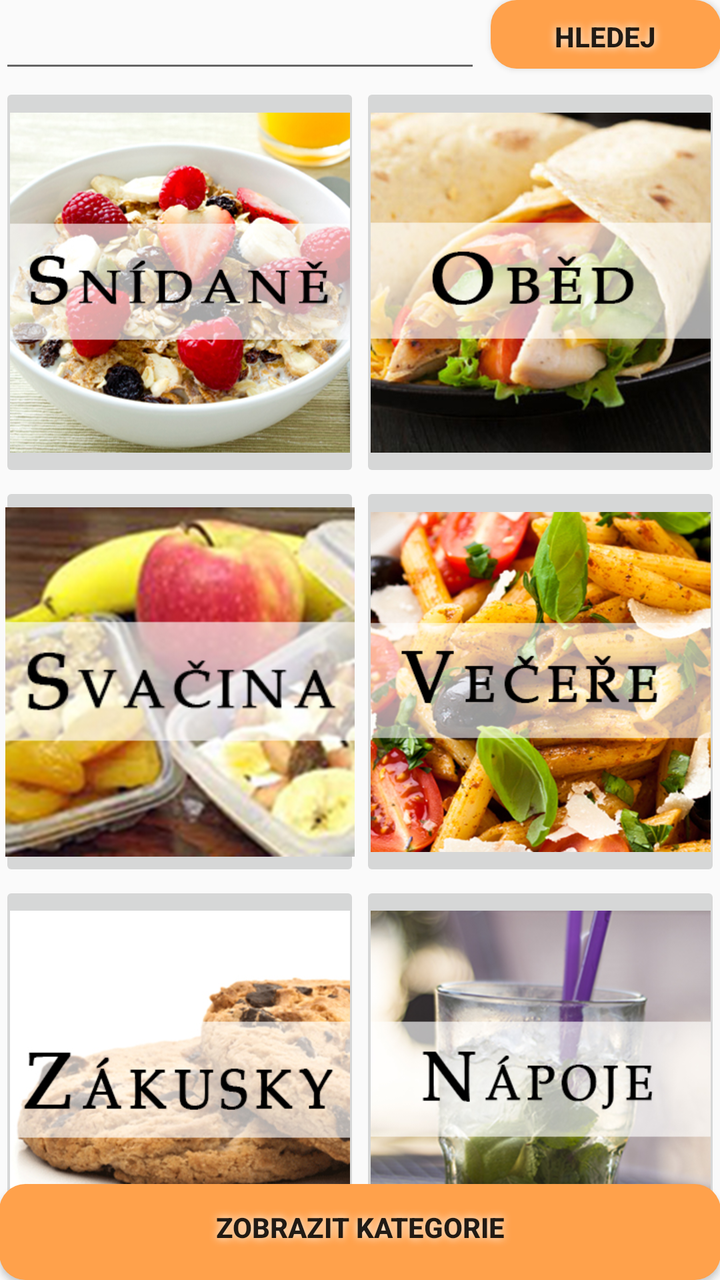
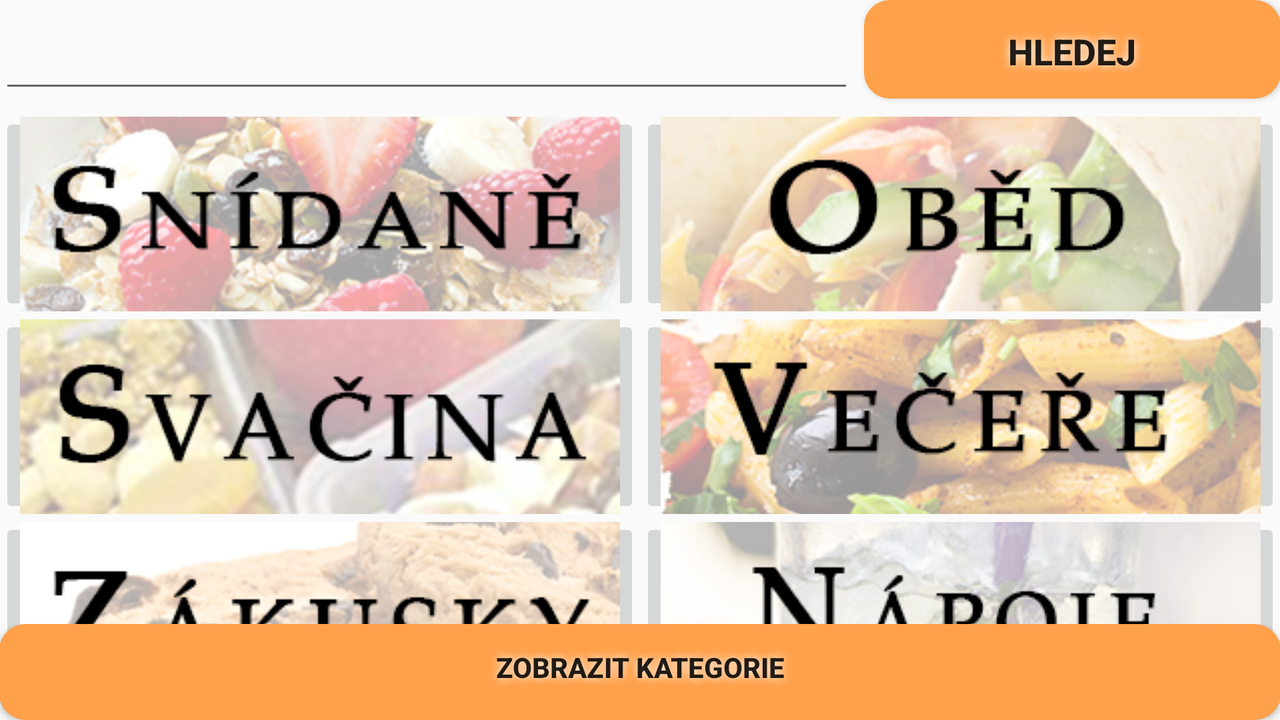

An Android layout and its configuration variant, each rendered on a device that would load it. The default file and the variant file are quoted in full after the pictures.
<!-- AndroidManifest.xml: application theme AppTheme -->
<!-- res/layout/activity_main.xml -->
<RelativeLayout xmlns:android="http://schemas.android.com/apk/res/android"
    xmlns:tools="http://schemas.android.com/tools" android:layout_width="fill_parent"
    android:layout_height="fill_parent" android:paddingLeft="@dimen/activity_horizontal_margin"
    android:paddingRight="@dimen/activity_horizontal_margin"
    android:paddingTop="@dimen/activity_vertical_margin"
    android:paddingBottom="@dimen/activity_vertical_margin" tools:context=".MainActivity"
    android:id="@+id/mainLayout">

    <LinearLayout
        android:orientation="horizontal"
        android:layout_width="fill_parent"
        android:layout_height="wrap_content"
        android:id="@+id/hledejLL">

        <EditText
            android:layout_width="fill_parent"
            android:layout_height="wrap_content"
            android:id="@+id/hledejEditText"
            android:layout_row="0"
            android:layout_column="0"
            android:layout_columnSpan="3"
            android:layout_weight="1" />

        <Button
            style="?android:attr/buttonStyleSmall"
            android:layout_width="fill_parent"
            android:layout_height="fill_parent"
            android:text="Hledej"
            android:id="@+id/hledejButton"
            android:layout_row="0"
            android:layout_column="3"
            android:layout_gravity="right"
            android:background="@drawable/btn_style"
            android:shadowColor="#FFFFFF"
            android:shadowDx="0"
            android:shadowDy="0"
            android:shadowRadius="10"
            android:textStyle="bold"
            android:paddingLeft="10dp"
            android:paddingRight="10dp"
            android:layout_weight="2"
            android:layout_marginBottom="7dp"
            android:paddingTop="2dp"
            android:layout_marginLeft="5dp" />
    </LinearLayout>

    <LinearLayout
    android:orientation="vertical"
    android:layout_width="fill_parent"
    android:layout_height="wrap_content"
    android:id="@+id/vyhledaneReceptyLL"
    android:layout_below="@+id/hledejLL"
    >

</LinearLayout>

    <LinearLayout
        android:orientation="horizontal"
        android:layout_width="fill_parent"
        android:layout_height="fill_parent"
        android:layout_below="@+id/vyhledaneReceptyLL"
        android:layout_alignParentStart="true"
        android:id="@+id/kategorieLL">

        <LinearLayout
            android:orientation="vertical"
            android:layout_width="fill_parent"
            android:layout_height="fill_parent"
            android:layout_weight="1">

            <ImageButton
                android:layout_width="fill_parent"
                android:layout_height="fill_parent"
                android:id="@+id/snidane"
                android:layout_row="1"
                android:layout_column="0"
                android:layout_rowSpan="1"
                android:layout_columnSpan="2"
                android:src="@drawable/breakfast"
                android:clickable="true"
                android:cropToPadding="true"
                android:padding="2dp"
                android:layout_weight="1"
                android:maxHeight="175dp" />

            <ImageButton
                android:layout_width="fill_parent"
                android:layout_height="fill_parent"
                android:id="@+id/svacina"
                android:layout_row="2"
                android:layout_column="0"
                android:src="@drawable/snack"
                android:clickable="true"
                android:padding="2dp"
                android:cropToPadding="true"
                android:layout_columnSpan="2"
                android:layout_weight="1" />

            <ImageButton
                android:layout_width="fill_parent"
                android:layout_height="fill_parent"
                android:id="@+id/zakusky"
                android:layout_row="3"
                android:layout_column="0"
                android:src="@drawable/cookies"
                android:clickable="true"
                android:padding="2dp"
                android:cropToPadding="true"
                android:layout_columnSpan="2"
                android:layout_weight="1" />

        </LinearLayout>

        <LinearLayout
            android:orientation="vertical"
            android:layout_width="fill_parent"
            android:layout_height="fill_parent"
            android:layout_weight="1">

            <ImageButton
                android:layout_width="fill_parent"
                android:layout_height="fill_parent"
                android:id="@+id/obed"
                android:layout_row="1"
                android:layout_column="2"
                android:src="@drawable/lunch"
                android:clickable="true"
                android:padding="2dp"
                android:cropToPadding="true"
                android:layout_columnSpan="2"
                android:layout_weight="1" />

            <ImageButton
                android:layout_width="fill_parent"
                android:layout_height="fill_parent"
                android:id="@+id/vecere"
                android:layout_row="2"
                android:layout_column="2"
                android:src="@drawable/dinner"
                android:clickable="true"
                android:padding="2dp"
                android:cropToPadding="true"
                android:layout_columnSpan="2"
                android:layout_weight="1" />

            <ImageButton
                android:layout_width="fill_parent"
                android:layout_height="fill_parent"
                android:id="@+id/napoje"
                android:layout_row="3"
                android:layout_column="2"
                android:src="@drawable/drink"
                android:clickable="true"
                android:padding="2dp"
                android:cropToPadding="true"
                android:layout_columnSpan="2"
                android:layout_weight="1" />
        </LinearLayout>

    </LinearLayout>

    <LinearLayout
        android:orientation="vertical"
        android:layout_width="match_parent"
        android:layout_height="wrap_content"
        android:layout_gravity="bottom|right"
        android:gravity="bottom|right"
        android:layout_alignParentBottom="true"
        android:layout_alignParentEnd="true"
        android:id="@+id/zobrazitKategorieLL"
        >

        <Button
            android:layout_width="fill_parent"
            android:layout_height="wrap_content"
            android:text="Zobrazit kategorie"
            android:id="@+id/zobrazitKategorieButton"
            android:background="@drawable/btn_style"
            android:shadowColor="#FFFFFF"
            android:shadowDx="0"
            android:shadowDy="0"
            android:shadowRadius="10"
            android:textStyle="bold"
            android:paddingBottom="5dp" />
    </LinearLayout>

</RelativeLayout>
<!-- resources referenced by this layout -->
<resources>
  <!-- drawable breakfast: jpg bitmap (drawable-hdpi, 118401 bytes) -->
  <!-- drawable btn_style (drawable-mdpi) -->
  <?xml version="1.0" encoding="utf-8"?>
  <shape xmlns:android="http://schemas.android.com/apk/res/android" android:shape="rectangle" >
      <corners
          android:radius="13dp"
          />
      <solid
          android:color="@color/orange"
          />
      
  </shape>
  <!-- drawable cookies: jpg bitmap (drawable-hdpi, 74380 bytes) -->
  <!-- drawable dinner: jpg bitmap (drawable-hdpi, 138843 bytes) -->
  <!-- drawable drink: jpg bitmap (drawable-hdpi, 75430 bytes) -->
  <!-- drawable lunch: jpg bitmap (drawable-hdpi, 89502 bytes) -->
  <!-- drawable snack: jpg bitmap (drawable-hdpi, 77611 bytes) -->
  <!-- from res/values-v21/ -->
  <style name="AppTheme" parent="android:Theme.Material.Light">
          <item name="android:actionBarStyle">@style/MyActionBarStyle</item>
      </style>
  <color name="orange">#ffa14b</color>
  <!-- from res/values-v21/ -->
  <style name="MyActionBarStyle" parent="android:Widget.Material.Light.ActionBar">
          <item name="android:background">@color/orange</item>
          <item name="android:titleTextStyle">@style/textStyle</item>
      </style>
  <!-- from res/values-v21/ -->
  <style name="textStyle" parent="android:TextAppearance.Material.Widget.ActionBar.Title">
          <item name="android:shadowColor">@color/white</item>
          <item name="android:shadowDx">0</item>
          <item name="android:shadowDy">0</item>
      </style>
  <color name="white">#ffffff</color>
</resources>
<!-- res/layout-land/activity_main.xml (the repository's variant of the layout above) -->
<!-- drawn on the phone turned sideways -->
<RelativeLayout
        xmlns:android="http://schemas.android.com/apk/res/android"
        xmlns:tools="http://schemas.android.com/tools"
        android:layout_width="match_parent"
    android:layout_height="match_parent" android:paddingLeft="@dimen/activity_horizontal_margin"
    android:paddingRight="@dimen/activity_horizontal_margin"
    android:paddingTop="@dimen/activity_vertical_margin"
    android:paddingBottom="@dimen/activity_vertical_margin" tools:context=".MainActivity"
        android:id="@+id/mainLL">

        <LinearLayout
            android:orientation="horizontal"
            android:layout_width="fill_parent"
            android:layout_height="wrap_content"
            android:id="@+id/hledejLL">

            <EditText
                android:layout_width="fill_parent"
                android:layout_height="wrap_content"
                android:id="@+id/hledejEditText"
                android:layout_row="0"
                android:layout_column="0"
                android:layout_columnSpan="3"
                android:layout_weight="1"
                android:layout_marginTop="10dp"
                android:layout_marginBottom="5dp" />

            <Button
                style="?android:attr/buttonStyleSmall"
                android:layout_width="fill_parent"
                android:layout_height="fill_parent"
                android:text="Hledej"
                android:id="@+id/hledejButton"
                android:layout_row="0"
                android:layout_column="3"
                android:layout_gravity="right"
                android:background="@drawable/btn_style"
                android:shadowColor="#FFFFFF"
                android:shadowDx="0"
                android:shadowDy="0"
                android:shadowRadius="10"
                android:textStyle="bold"
                android:paddingLeft="10dp"
                android:paddingRight="10dp"
                android:layout_weight="2"
                android:layout_marginBottom="7dp"
                android:paddingTop="2dp"
                android:layout_marginLeft="5dp"
                android:layout_marginTop="0dp"
                android:textSize="18dp" />
        </LinearLayout>

        <LinearLayout
            android:orientation="vertical"
            android:layout_width="fill_parent"
            android:layout_height="wrap_content"
            android:id="@+id/vyhledaneReceptyLL"
            android:layout_below="@+id/hledejLL"
            >

        </LinearLayout>

        <LinearLayout
            android:orientation="horizontal"
            android:layout_width="fill_parent"
            android:layout_height="fill_parent"
            android:layout_below="@+id/hledejLL"
            android:layout_alignParentStart="true"
            android:id="@+id/kategorieLL">

            <LinearLayout
                android:orientation="vertical"
                android:layout_width="wrap_content"
                android:layout_height="wrap_content"
                android:layout_weight="1">

                <ImageButton
                    android:layout_width="fill_parent"
                    android:layout_height="fill_parent"
                    android:id="@+id/snidane"
                    android:layout_row="1"
                    android:layout_column="0"
                    android:layout_rowSpan="1"
                    android:layout_columnSpan="2"
                    android:src="@drawable/breakfast_land"
                    android:clickable="true"
                    android:cropToPadding="true"
                    android:padding="2dp"
                    android:layout_weight="1" />

                <ImageButton
                    android:layout_width="fill_parent"
                    android:layout_height="fill_parent"
                    android:id="@+id/svacina"
                    android:layout_row="2"
                    android:layout_column="0"
                    android:src="@drawable/snack_land"
                    android:clickable="true"
                    android:padding="2dp"
                    android:cropToPadding="true"
                    android:layout_columnSpan="2"
                    android:layout_weight="1"
                    android:maxWidth="200dp"
                    android:maxHeight="200dp" />

                <ImageButton
                    android:layout_width="fill_parent"
                    android:layout_height="fill_parent"
                    android:id="@+id/zakusky"
                    android:layout_row="3"
                    android:layout_column="0"
                    android:src="@drawable/cookies_land"
                    android:clickable="true"
                    android:padding="2dp"
                    android:cropToPadding="true"
                    android:layout_columnSpan="2"
                    android:layout_weight="1" />

            </LinearLayout>

            <LinearLayout
                android:orientation="vertical"
                android:layout_width="wrap_content"
                android:layout_height="wrap_content"
                android:layout_weight="1">

                <ImageButton
                    android:layout_width="fill_parent"
                    android:layout_height="fill_parent"
                    android:id="@+id/obed"
                    android:layout_row="1"
                    android:layout_column="2"
                    android:src="@drawable/lunch_land"
                    android:clickable="true"
                    android:padding="2dp"
                    android:cropToPadding="true"
                    android:layout_columnSpan="2"
                    android:layout_weight="1" />

                <ImageButton
                    android:layout_width="fill_parent"
                    android:layout_height="fill_parent"
                    android:id="@+id/vecere"
                    android:layout_row="2"
                    android:layout_column="2"
                    android:src="@drawable/dinner_land"
                    android:clickable="true"
                    android:padding="2dp"
                    android:cropToPadding="true"
                    android:layout_columnSpan="2"
                    android:layout_weight="1" />

                <ImageButton
                    android:layout_width="fill_parent"
                    android:layout_height="fill_parent"
                    android:id="@+id/napoje"
                    android:layout_row="3"
                    android:layout_column="2"
                    android:src="@drawable/drink_land"
                    android:clickable="true"
                    android:padding="2dp"
                    android:cropToPadding="true"
                    android:layout_columnSpan="2"
                    android:layout_weight="1" />
            </LinearLayout>

        </LinearLayout>
        <LinearLayout
            android:orientation="vertical"
            android:layout_width="match_parent"
            android:layout_height="wrap_content"
            android:layout_gravity="bottom|right"
            android:gravity="bottom|right"
            android:layout_alignParentBottom="true"
            android:layout_alignParentEnd="true"
            android:id="@+id/zobrazitKategorieLL"
            >

            <Button
                android:layout_width="fill_parent"
                android:layout_height="wrap_content"
                android:text="Zobrazit kategorie"
                android:id="@+id/zobrazitKategorieButton"
                android:background="@drawable/btn_style"
                android:shadowColor="#FFFFFF"
                android:shadowDx="0"
                android:shadowDy="0"
                android:shadowRadius="10"
                android:textStyle="bold"
                android:paddingBottom="5dp" />
        </LinearLayout>

</RelativeLayout>
<!-- resources referenced by the variant -->
<!-- as the phone turned sideways resolves them -->
<resources>
  <!-- drawable breakfast_land: jpg bitmap (drawable-mdpi, 137134 bytes) -->
  <!-- drawable btn_style (drawable-mdpi) -->
  <?xml version="1.0" encoding="utf-8"?>
  <shape xmlns:android="http://schemas.android.com/apk/res/android" android:shape="rectangle" >
      <corners
          android:radius="13dp"
          />
      <solid
          android:color="@color/orange"
          />
      
  </shape>
  <!-- drawable cookies_land: jpg bitmap (drawable-mdpi, 86870 bytes) -->
  <!-- drawable dinner_land: jpg bitmap (drawable-mdpi, 160749 bytes) -->
  <!-- drawable drink_land: jpg bitmap (drawable-mdpi, 86685 bytes) -->
  <!-- drawable lunch_land: jpg bitmap (drawable-mdpi, 93960 bytes) -->
  <!-- drawable snack_land: jpg bitmap (drawable-mdpi, 89402 bytes) -->
  <!-- from res/values-v21/ -->
  <style name="AppTheme" parent="android:Theme.Material.Light">
          <item name="android:actionBarStyle">@style/MyActionBarStyle</item>
      </style>
  <color name="orange">#ffa14b</color>
  <!-- from res/values-v21/ -->
  <style name="MyActionBarStyle" parent="android:Widget.Material.Light.ActionBar">
          <item name="android:background">@color/orange</item>
          <item name="android:titleTextStyle">@style/textStyle</item>
      </style>
  <!-- from res/values-v21/ -->
  <style name="textStyle" parent="android:TextAppearance.Material.Widget.ActionBar.Title">
          <item name="android:shadowColor">@color/white</item>
          <item name="android:shadowDx">0</item>
          <item name="android:shadowDy">0</item>
      </style>
  <color name="white">#ffffff</color>
</resources>
